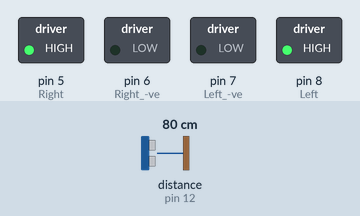
Simulated run of this sketch. Board: Arduino Uno, built with avr-gcc and run on an emulated ATmega328P. On the bench: switched loads named in the sketch (green lamp = pin HIGH). Wiring (inferred from the names in the program): ultrasonic range finder: trigger pin 13; echo pin 12. Dashed ring = blinking. Inputs (shaded band) come from the test bench; at power-on: distance to the obstacle (sensor on pin 12) 80 cm. The echo pulse lasts 58.3 µs per cm; pins used as bus, display or sensor lines are not drawn; what the sketch prints to the serial monitor is not drawn.

Above: at 1.2 s.
1.3 s: distance to the obstacle (sensor on pin 12) set to 17 cm
2.8 s: distance to the obstacle (sensor on pin 12) set to 14 cm
At 3.2 s:
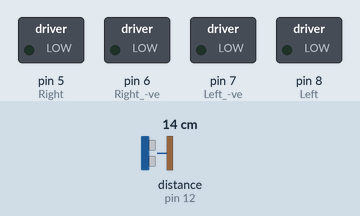
5.8 s: distance to the obstacle (sensor on pin 12) set to 18 cm
At 6.8 s:
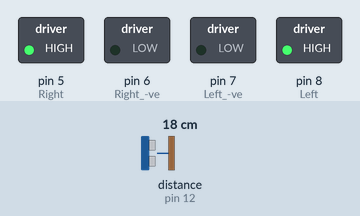
7.3 s: distance to the obstacle (sensor on pin 12) set to 2 cm
At 7.7 s:
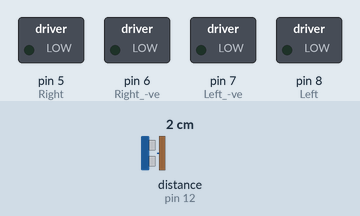
Timing chart, 0 to 11.3 s (numbered marks = the images above; inputs shaded):
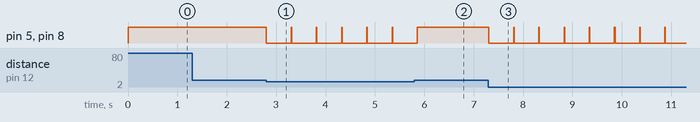

Measured:
- the behaviour switches between 16 and 15 cm on distance to the obstacle (sensor on pin 12) (found by bisection; images 0 and 1)
- after the input at 1.3 s, every drawn part: stays the same
- after the input at 2.8 s, pin 5 (Right), pin 8 (Left): alternates HIGH for 0.01 s and LOW for 0.50 s, starting at once
- after the input at 5.8 s, pin 5 (Right), pin 8 (Left): goes on until 5.9 s, then stays HIGH
- after the input at 7.3 s, pin 5 (Right), pin 8 (Left): alternates HIGH for 0.01 s and LOW for 0.50 s, starting at once

The sketch:

TX.ino
```cpp
/******************************************************************************
* FileName:        TX.ino
* Processor:       AVR ATMEGA328P
* Complier:        ARDUINO
*                  ARDUINO IDE
* Company:         Nvis Technologies Pvt. Ltd.
*
*****************************************************************************
* File Description:
* This program tellls about :
*                           wireless communication between two xbee, this end act as a transmitter here we use a ultrasonic sensor so we can detect range of the object .
*                           you will upload this program than it will run continuous in one direction and it will detect the range of object ,when object detect in our range
*                           than it will transmit data to RX end.
*
*Change History:
* Name                Date            Changes
* Alok Pindoriya     02/04/16    Initial Version
 ****************************************************************************/


//  define ultrasonic pin (echo ,trig).

const int trigPin = 13;
const int echoPin = 12;
long duration;
int distanceCm, distanceInch;
void setup() {
 Serial.begin(9600);   //serial initlization here we are using 9600 baud rate.
pinMode(trigPin, OUTPUT);
pinMode(echoPin, INPUT);

//  initialize digital pin motor as an output
  pinMode(5, OUTPUT);   // Right +ve)
  pinMode(6, OUTPUT);   // Right -ve
  pinMode(7, OUTPUT);   // Left -ve
  pinMode(8, OUTPUT);   // Left +ve
}

//functions for forward,backward,Anti_Rotation,Clock_Rotation and stop movments
void forward()
{
  digitalWrite(5,HIGH);   // Right +ve
  digitalWrite(6,LOW);    // Right -ve
  digitalWrite(7,LOW);    // Left -ve
  digitalWrite(8,HIGH);   // Left +ve
}
void Backward()
{
  digitalWrite(5,LOW);
  digitalWrite(6,HIGH);
  digitalWrite(7,HIGH);
  digitalWrite(8,LOW);
}
void Anti_Rotation()
{
  digitalWrite(5,HIGH);   // turn the LED on (HIGH is the voltage level)
  digitalWrite(6,LOW);   // turn the LED on (HIGH is the voltage level)
  digitalWrite(7,HIGH);   // turn the LED on (HIGH is the voltage level)
  digitalWrite(8,LOW);   // turn the LED on (HIGH is the voltage level)
}
void Clock_Rotation()
{
  digitalWrite(5,LOW);   // turn the LED on (HIGH is the voltage level)
  digitalWrite(6,HIGH);   // turn the LED on (HIGH is the voltage level)
  digitalWrite(7,LOW);   // turn the LED on (HIGH is the voltage level)
  digitalWrite(8,HIGH);   // turn the LED on (HIGH is the voltage level)
}
void stops()
{
  digitalWrite(5,LOW);   // turn the LED on (HIGH is the voltage level)
  digitalWrite(6,LOW);   // turn the LED on (HIGH is the voltage level)
  digitalWrite(7,LOW);   // turn the LED on (HIGH is the voltage level)
  digitalWrite(8,LOW);   // turn the LED on (HIGH is the voltage level)
}

void loop() {

   int s=0;
  if(Serial.available()>0)
  {
    s=Serial.read();
  }

digitalWrite(trigPin, LOW);
delayMicroseconds(2);
digitalWrite(trigPin, HIGH);
delayMicroseconds(10);
digitalWrite(trigPin, LOW);
duration = pulseIn(echoPin, HIGH);
distanceCm= duration*0.034/2;
distanceInch = duration*0.0133/2;

if(distanceCm<15)
{
  Serial.print('A');
  stops();
  delay(500);
}

forward();
delay(10);
}
```
